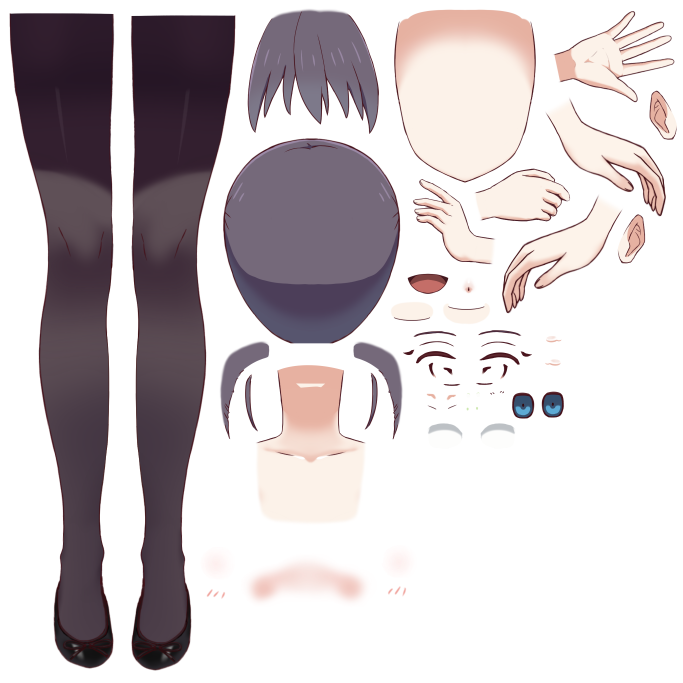
#> input picture aipm-project/assets/CubismWebSamples/Samples/Resources/Haru/Haru.2048/texture_00.png, 2048 x 2048 px (shown at 1/3 size)
$ python make-contact-sheet.py --input-dir ../../../aipm-project/assets/CubismWebSamples/Samples/Resources/Haru/Haru.2048 --output out.png
#> lines starting #> are read from the running program, lines starting #| are printed output that depends on the picture
from __future__ import annotations

import argparse
from pathlib import Path
from PIL import Image, ImageDraw


def parse_args() -> argparse.Namespace:
    parser = argparse.ArgumentParser()
    parser.add_argument("--input-dir", required=True)
    parser.add_argument("--output", required=True)
    parser.add_argument("--thumb-width", type=int, default=760)
    parser.add_argument("--margin", type=int, default=24)
    parser.add_argument("--label-height", type=int, default=40)
    return parser.parse_args()


def main() -> None:
    args = parse_args()
    input_dir = Path(args.input_dir)
    files = sorted(
        [path for path in input_dir.iterdir() if path.suffix.lower() in {".png", ".jpg", ".jpeg", ".webp"}]
    )

    if not files:
        raise SystemExit(f"No images found in {input_dir}")

    images = [(path.stem, Image.open(path).convert("RGB")) for path in files]
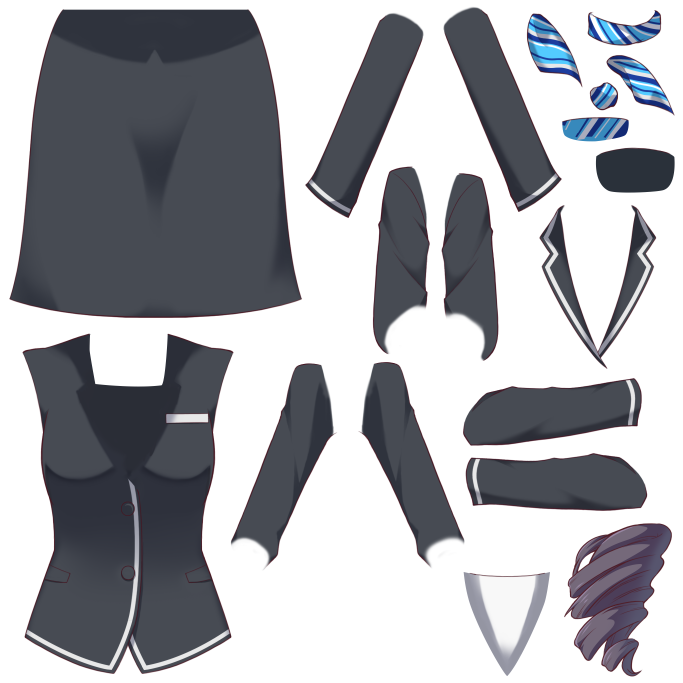
#> input picture aipm-project/assets/CubismWebSamples/Samples/Resources/Haru/Haru.2048/texture_01.png, 2048 x 2048 px (shown at 1/3 size)
#> images = 2 items
    thumb_width = args.thumb_width
    thumb_height = int(images[0][1].height * (thumb_width / images[0][1].width))
#> thumb_height = 760
    margin = args.margin
    label_height = args.label_height

    canvas_width = thumb_width + margin * 2
    canvas_height = len(images) * (thumb_height + label_height + margin) + margin
#> canvas_height = 1672
    canvas = Image.new("RGB", (canvas_width, canvas_height), (18, 20, 28))
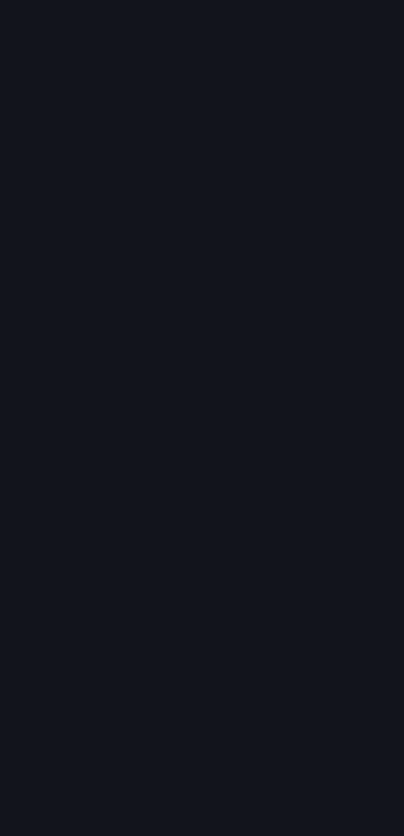
#> canvas: PIL image 808x1672 RGB (shown at 1/2 size); mean R, G, B 18, 20, 28
    draw = ImageDraw.Draw(canvas)

    y = margin
    for label, image in images:
        thumb = image.resize((thumb_width, thumb_height))
        canvas.paste(thumb, (margin, y))
        draw.text((margin, y + thumb_height + 8), label, fill=(236, 236, 240))
        y += thumb_height + label_height + margin
#> this loop made 2 passes
#> (label, y) on passes 1 to 2: ('texture_00', 848), ('texture_01', 1672)
#> pass 1, in main, `thumb = image.resize((thumb_width, thumb_height))`:
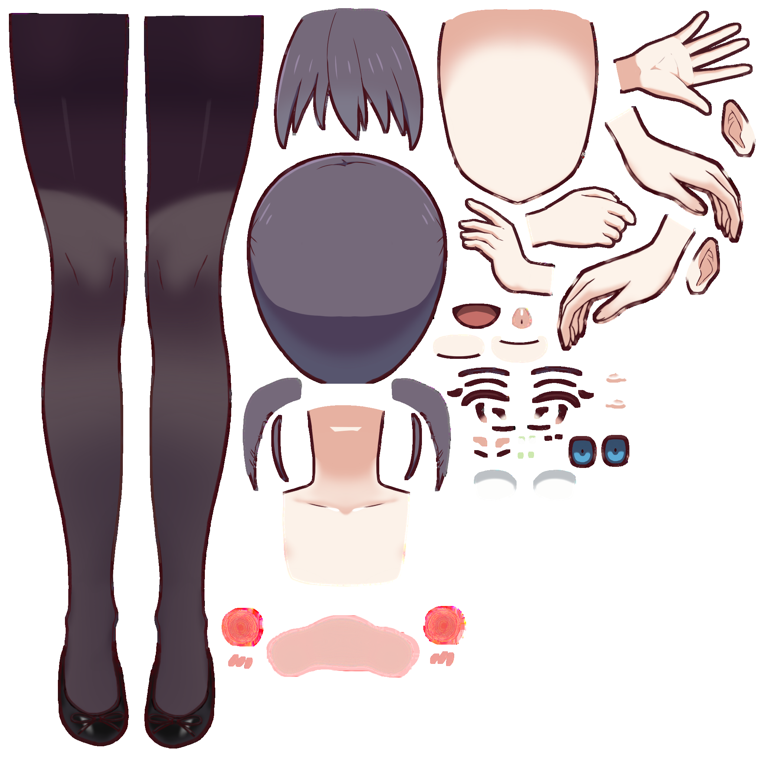
#> thumb: PIL image 760x760 RGB; mean R, G, B 196.2, 185.9, 188.8
#> pass 2, in main, `thumb = image.resize((thumb_width, thumb_height))`:
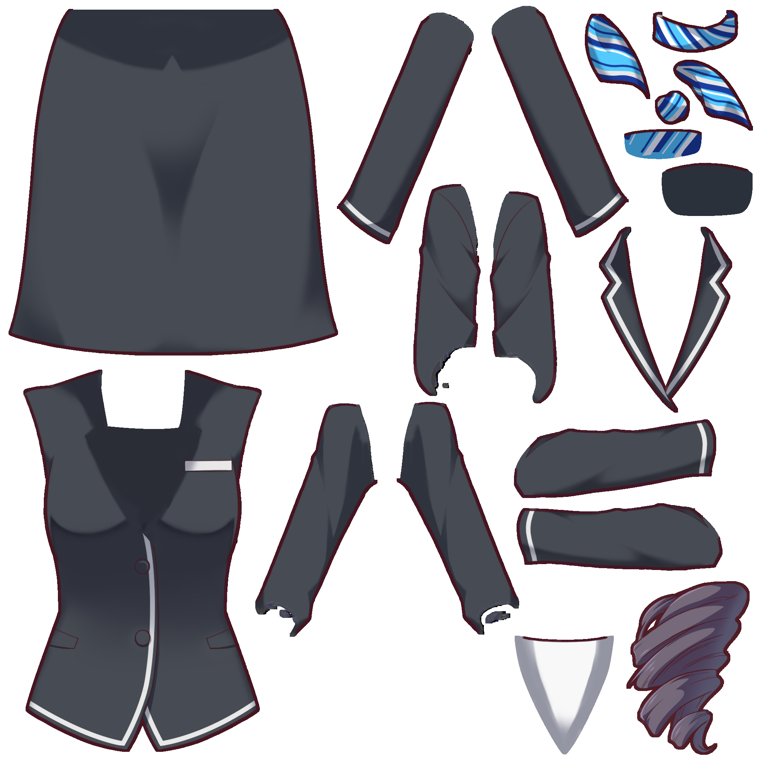
#> thumb: PIL image 760x760 RGB; mean R, G, B 158.5, 158.4, 163.8
#> after the loop:
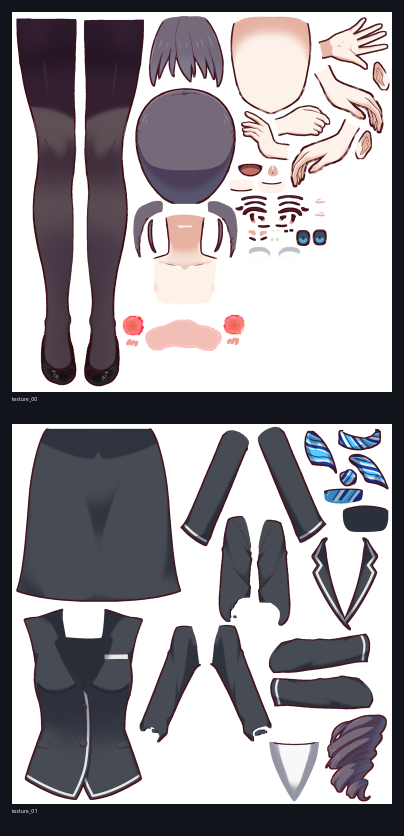
#> canvas: PIL image 808x1672 RGB (shown at 1/2 size); mean R, G, B 154.3, 150.1, 154.8
#> after the loop, y = 1672

    output = Path(args.output)
    output.parent.mkdir(parents=True, exist_ok=True)
    canvas.save(output)
    print(output)


if __name__ == "__main__":
    main()
